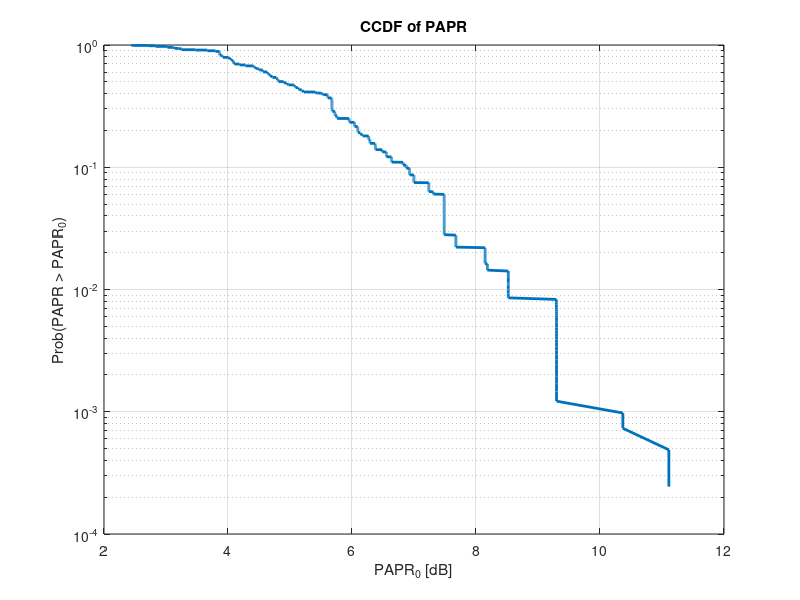

The MATLAB source for this figure:
% validation script - CCPF of PAPR graph
clear;
%% Part A - obtaining values of PAPR of all possible permutations

% instead of this, can load simParams:
%%%%%
K = 12;
lambda = 1;
Kidxs = 0:K-1;
R = sqrt(1+2*lambda*sin(pi/K));
theta_c = ((2*pi) * (Kidxs / K))';
%%%%%

bits = ff2n(K);
PAPR = zeros(2^K,1);


for ii = 1 : 2^K
    % Calculate the PAPR for the current bit sequence:
    currentBits = bits(ii, :);
    M = currentBits';
    % 1. Generate Alphas (Roots)
    alphas = ((1-M)*(R^(-1)) + M * R) .* exp(1i*theta_c);
    % 2. Generate Coefficients
    x_un = flip(poly(alphas))'; %finding K+1 coefficients and flip - now the free coefficent is first
    x = (x_un / norm(x_un)) * sqrt(K+1); % normalize to sqrt(K+1). now total energy of signal will be K+1

    PAPR(ii) = 10 * log10(max(abs(x).^2) / mean(abs(x).^2));
end

%% Part B - displaying CCPF of PAPR

% CCDF = 1 - histogram(PAPR, 'Normalization', 'cdf');

papr_sorted = sort(PAPR); % Sort values in ascending order
N = length(PAPR);

% Calculate the probability P(PAPR > threshold)
% For the i-th sorted value, there are (N - i) values greater than it.
prob = (N:-1:1) / N; 

% 3. Plot using a log scale for the Y-axis
figure;
semilogy(papr_sorted, prob, 'LineWidth', 2);
grid on;
xlabel('PAPR_0 [dB]');
ylabel('Prob(PAPR > PAPR_0)');
title('CCDF of PAPR');
